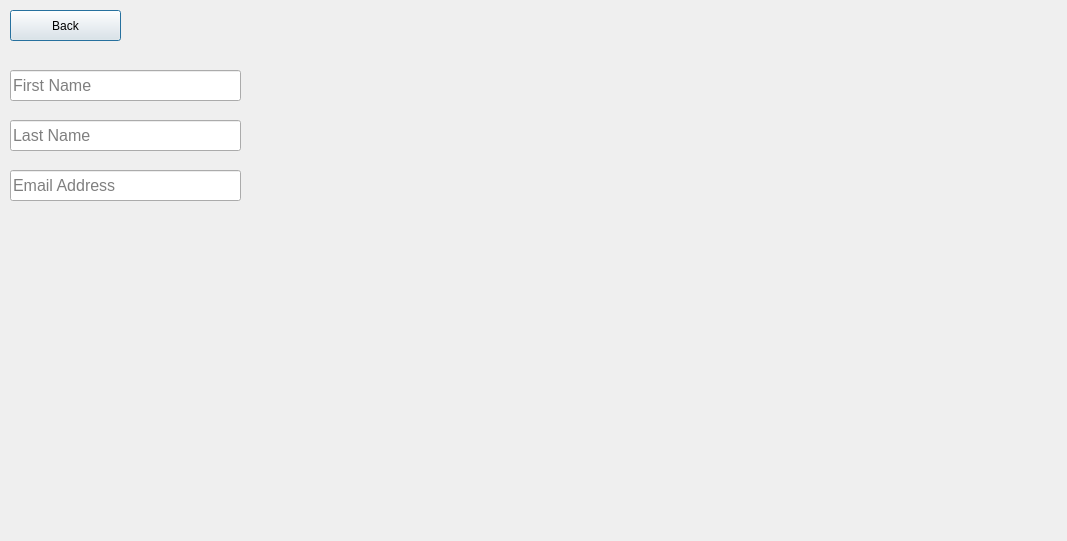
<?xml version="1.0" encoding="UTF-8"?>
<ui version="4.0">
 <class>Dialog</class>
 <widget class="QDialog" name="Dialog">
  <property name="geometry">
   <rect>
    <x>0</x>
    <y>0</y>
    <width>1067</width>
    <height>541</height>
   </rect>
  </property>
  <property name="minimumSize">
   <size>
    <width>1067</width>
    <height>541</height>
   </size>
  </property>
  <property name="maximumSize">
   <size>
    <width>1067</width>
    <height>541</height>
   </size>
  </property>
  <property name="windowTitle">
   <string>Dialog</string>
  </property>
  <widget class="QPushButton" name="pbBack">
   <property name="geometry">
    <rect>
     <x>10</x>
     <y>10</y>
     <width>111</width>
     <height>31</height>
    </rect>
   </property>
   <property name="text">
    <string>Back</string>
   </property>
  </widget>
  <widget class="QLineEdit" name="leFName">
   <property name="geometry">
    <rect>
     <x>10</x>
     <y>70</y>
     <width>231</width>
     <height>31</height>
    </rect>
   </property>
   <property name="font">
    <font>
     <pointsize>12</pointsize>
    </font>
   </property>
   <property name="placeholderText">
    <string>First Name</string>
   </property>
  </widget>
  <widget class="QLineEdit" name="leLName">
   <property name="geometry">
    <rect>
     <x>10</x>
     <y>120</y>
     <width>231</width>
     <height>31</height>
    </rect>
   </property>
   <property name="font">
    <font>
     <pointsize>12</pointsize>
    </font>
   </property>
   <property name="placeholderText">
    <string>Last Name</string>
   </property>
  </widget>
  <widget class="QLineEdit" name="leEmail">
   <property name="geometry">
    <rect>
     <x>10</x>
     <y>170</y>
     <width>231</width>
     <height>31</height>
    </rect>
   </property>
   <property name="font">
    <font>
     <pointsize>12</pointsize>
    </font>
   </property>
   <property name="placeholderText">
    <string>Email Address</string>
   </property>
  </widget>
 </widget>
 <resources/>
 <connections/>
</ui>
